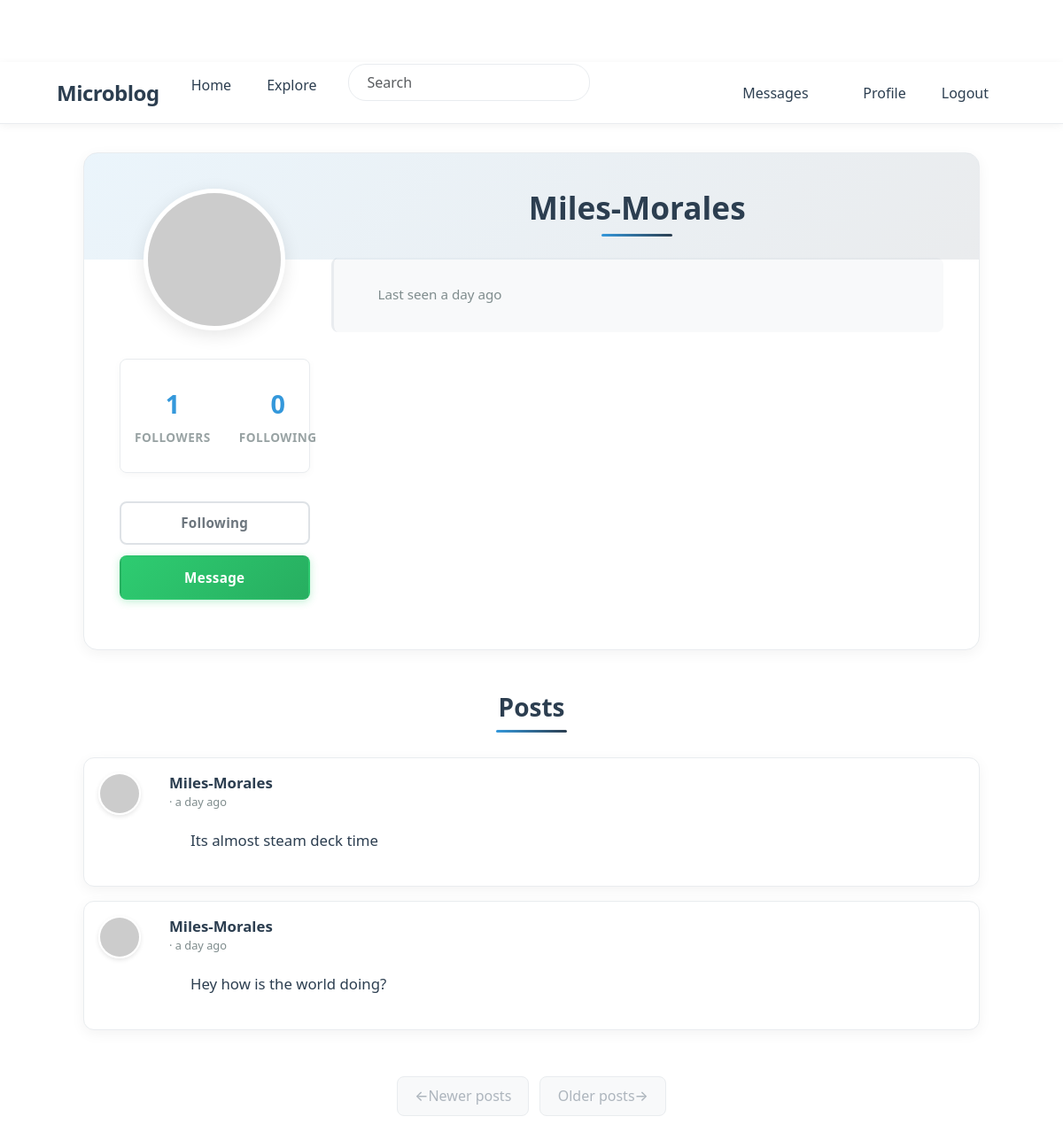
/user/Miles-Morales (signed in), run on an earlier commit of the app's database.
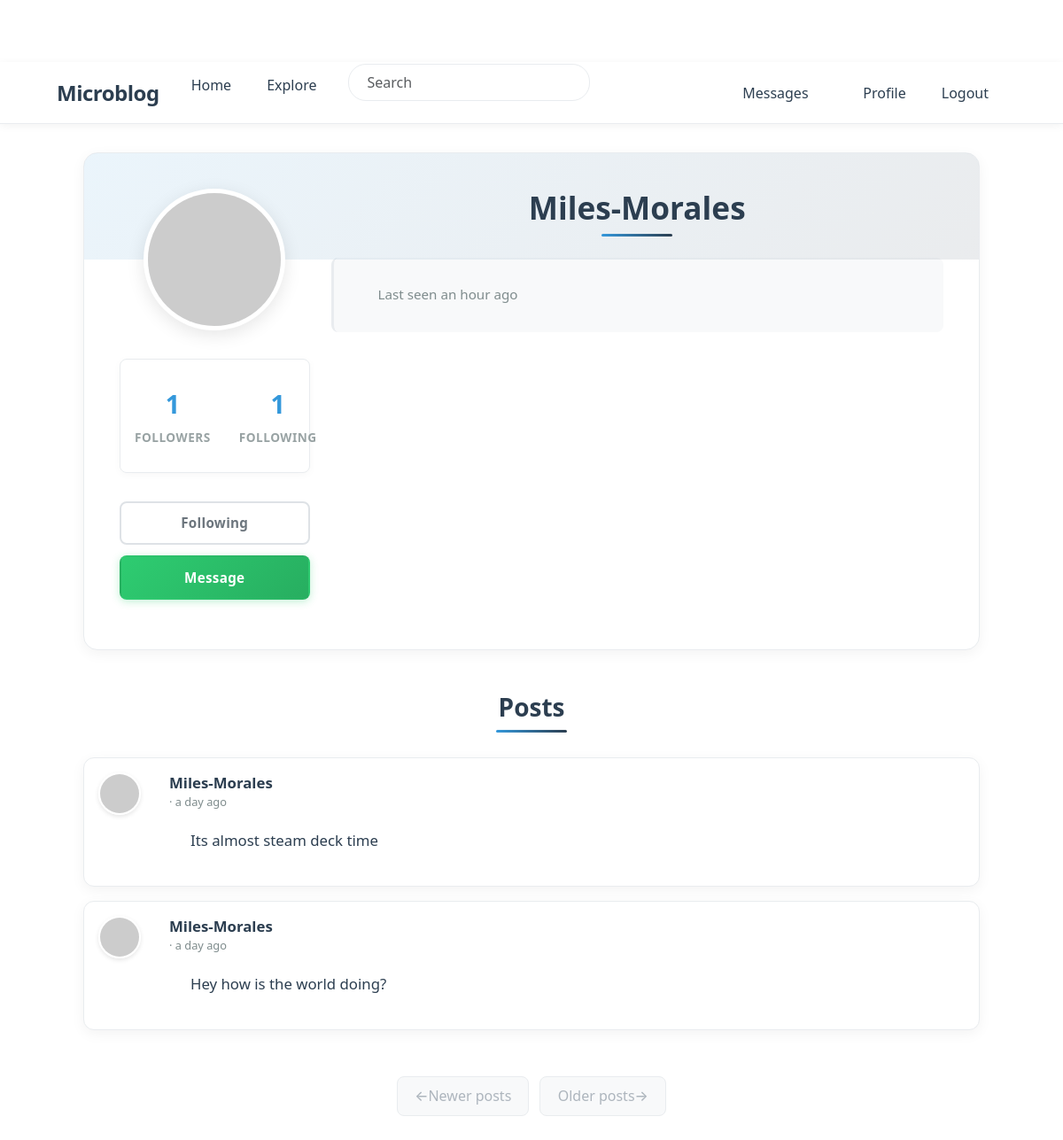
And on a later commit of the database.
### app/models.py (models this page shows, shortened)
class PaginatedAPIMixin(object):
    @staticmethod
    def to_collection_dict(query, page, per_page, endpoint, **kwargs):
        resources = db.paginate(query, page=page, per_page=per_page,
                                error_out=False)
        data = {
            'items': [item.to_dict() for item in resources.items],
            '_meta': {
                'page': page,
                'per_page': per_page,
                'total_pages': resources.pages,
                'total_items': resources.total
            },
            '_links': {
                'self': url_for(endpoint, page=page, per_page=per_page,
                                **kwargs),
                'next': url_for(endpoint, page=page + 1, per_page=per_page,
                                **kwargs) if resources.has_next else None,
                'prev': url_for(endpoint, page=page - 1, per_page=per_page,
                                **kwargs) if resources.has_prev else None
            }
        }
        return data

class User(PaginatedAPIMixin, UserMixin, db.Model):
    id: so.Mapped[int] = so.mapped_column(primary_key=True)
    username: so.Mapped[str] = so.mapped_column(sa.String(64), index=True,
                                                unique=True)
    email: so.Mapped[str] = so.mapped_column(sa.String(120), index=True,
                                             unique=True)
    password_hash: so.Mapped[Optional[str]] = so.mapped_column(sa.String(256))
    about_me: so.Mapped[Optional[str]] = so.mapped_column(sa.String(140))
    last_seen: so.Mapped[Optional[datetime]] = so.mapped_column(
        default=lambda: datetime.now(timezone.utc))
    last_message_read_time: so.Mapped[Optional[datetime]]
    token: so.Mapped[Optional[str]] = so.mapped_column(
        sa.String(32), index=True, unique=True)
    token_expiration: so.Mapped[Optional[datetime]]
    posts: so.WriteOnlyMapped['Post'] = so.relationship(
        back_populates='author')
    following: so.WriteOnlyMapped['User'] = so.relationship(
        secondary=followers, primaryjoin=(followers.c.follower_id == id),
        secondaryjoin=(followers.c.followed_id == id),
        back_populates='followers')
    followers: so.WriteOnlyMapped['User'] = so.relationship(
        secondary=followers, primaryjoin=(followers.c.followed_id == id),
        secondaryjoin=(followers.c.follower_id == id),
        back_populates='following')
    messages_sent: so.WriteOnlyMapped['Message'] = so.relationship(
        foreign_keys='Message.sender_id', back_populates='author')
    messages_received: so.WriteOnlyMapped['Message'] = so.relationship(
        foreign_keys='Message.recipient_id', back_populates='recipient')
    notifications: so.WriteOnlyMapped['Notification'] = so.relationship(
        back_populates='user')
    tasks: so.WriteOnlyMapped['Task'] = so.relationship(back_populates='user')
    def avatar(self, size):
        digest = md5(self.email.lower().encode('utf-8')).hexdigest()
        return f'https://www.gravatar.com/avatar/{digest}?d=identicon&s={size}'
    def is_following(self, user):
        query = self.following.select().where(User.id == user.id)
        return db.session.scalar(query) is not None
    def followers_count(self):
        query = sa.select(sa.func.count()).select_from(
            self.followers.select().subquery())
        return db.session.scalar(query)
    def following_count(self):
        query = sa.select(sa.func.count()).select_from(
            self.following.select().subquery())
        return db.session.scalar(query)
    def unread_message_count(self):
        last_read_time = self.last_message_read_time or datetime(1900, 1, 1)
        query = sa.select(Message).where(Message.recipient == self,
                                         Message.timestamp > last_read_time)
        return db.session.scalar(sa.select(sa.func.count()).select_from(
            query.subquery()))
    def get_tasks_in_progress(self):
        query = self.tasks.select().where(Task.complete == False)
        return db.session.scalars(query)

class SearchableMixin:
    @classmethod
    def before_commit(cls, session):
        session._changes = {
            'add': list(session.new),
            'update': list(session.dirty),
            'delete': list(session.deleted)
        }
    @classmethod
    def after_commit(cls, session):
        try:
            for obj in session._changes['add']:
                if isinstance(obj, SearchableMixin):
                    add_to_index(obj.__tablename__, obj)
            for obj in session._changes['update']:
                if isinstance(obj, SearchableMixin):
                    add_to_index(obj.__tablename__, obj)
            for obj in session._changes['delete']:
                if isinstance(obj, SearchableMixin):
                    remove_from_index(obj.__tablename__, obj)
        except Exception as e:
            current_app.logger.error(f'Error in after_commit: {e}')
        finally:
            session._changes = None

class Post(SearchableMixin, db.Model):
    __searchable__ = ['body']
    id: so.Mapped[int] = so.mapped_column(primary_key=True)
    body: so.Mapped[str] = so.mapped_column(sa.String(140))
    timestamp: so.Mapped[datetime] = so.mapped_column(
        index=True, default=lambda: datetime.now(timezone.utc))
    user_id: so.Mapped[int] = so.mapped_column(sa.ForeignKey(User.id),
                                               index=True)
    language: so.Mapped[Optional[str]] = so.mapped_column(sa.String(5))
    author: so.Mapped[User] = so.relationship(back_populates='posts')

### app/main/routes.py (the view)
@bp.route('/user/<username>')
@login_required
def user(username):
    user = db.first_or_404(sa.select(User).where(User.username == username))
    page = request.args.get('page', 1, type=int)
    query = user.posts.select().order_by(Post.timestamp.desc())
    posts = db.paginate(query, page=page,
                        per_page=current_app.config['POSTS_PER_PAGE'],
                        error_out=False)
    next_url = url_for('main.user', username=user.username,
                       page=posts.next_num) if posts.has_next else None
    prev_url = url_for('main.user', username=user.username,
                       page=posts.prev_num) if posts.has_prev else None
    form = EmptyForm()
    return render_template('user.html', user=user, posts=posts.items,
                           next_url=next_url, prev_url=prev_url, form=form)

### app/main/forms.py
class SearchForm(FlaskForm):
    q = StringField(_l('Search'), validators=[DataRequired()])
    def __init__(self, *args, **kwargs):
        if 'formdata' not in kwargs:
            kwargs['formdata'] = request.args
        if 'meta' not in kwargs:
            kwargs['meta'] = {'csrf': False}
        super(SearchForm, self).__init__(*args, **kwargs)

class EmptyForm(FlaskForm):
    submit = SubmitField('Submit')

### app/__init__.py (called while the page is built)
def get_locale():
    return request.accept_languages.best_match(current_app.config['LANGUAGES'])

### app/main/routes.py (called while the page is built)
@bp.before_app_request
def before_request():
    if current_user.is_authenticated:
        current_user.last_seen = datetime.now(timezone.utc)
        db.session.commit()
        g.search_form = SearchForm()
    g.locale = str(get_locale())

### app/models.py (called while the page is built)
@login.user_loader
def load_user(id):
    return db.session.get(User, int(id))

### app/templates/user.html (shortened to what this page needs)
{% extends "base.html" %}
{% block content %}
<div class="container">
    <div class="profile-container">
        <div class="row">
            <div class="col-md-3 text-center">
                <img src="{{ user.avatar(200) }}" class="profile-avatar" alt="{{ user.username }}'s avatar">
                <div class="profile-stats">
                    <div class="stat-item">
                        <span class="stat-value">{{ user.followers_count() }}</span>
                        <span class="stat-label">{{ _('Followers') }}</span>
                    </div>
                    <div class="stat-item">
                        <span class="stat-value">{{ user.following_count() }}</span>
                        <span class="stat-label">{{ _('Following') }}</span>
                    </div>
                </div>
                <div class="profile-actions">
                    {% if user == current_user %}
                        <a href="{{ url_for('main.edit_profile') }}" class="btn btn-edit">
                            {{ _('Edit Profile') }}
                        </a>
                        {% if not current_user.get_task_in_progress('export_posts') %}
                        <a href="{{ url_for('main.export_posts') }}" class="btn btn-outline-secondary">
                            {{ _('Export Posts') }}
                        </a>
                        {% endif %}
                    {% elif not current_user.is_following(user) %}
                        <form action="{{ url_for('main.follow', username=user.username) }}" method="post" class="d-inline">
                            {{ form.hidden_tag() }}
                            <button type="submit" class="btn btn-primary">{{ _('Follow') }}</button>
                        </form>
                    {% else %}
                        <form action="{{ url_for('main.unfollow', username=user.username) }}" method="post" class="d-inline">
                            <button type="submit" class="btn btn-outline-secondary">{{ _('Following') }}</button>
                        </form>
                    {% endif %}
                    {% if user != current_user %}
                    <a href="{{ url_for('main.send_message', recipient=user.username) }}" class="btn btn-message">
                        {{ _('Message') }}
                    </a>
                    {% endif %}
                </div>
            </div>
            <div class="col-md-9">
                <h1 class="profile-username">{{ user.username }}</h1>
                <div class="profile-meta">
                    {% if user.last_seen %}
                    <p> {{ _('Last seen') }} {{ moment(user.last_seen).fromNow() }}</p>
                    {% endif %}
                </div>
            </div>
        </div>
    </div>
    <h2 class="posts-header">{{ _('Posts') }}</h2>
    {% for post in posts %}
        {% include '_post.html' %}
    {% endfor %}
    <nav aria-label="Post navigation">
        <ul class="pagination">
            <li class="page-item{% if not prev_url %} disabled{% endif %}">
                <a class="page-link" href="{{ prev_url }}">
                    <span aria-hidden="true">&larr;</span> {{ _('Newer posts') }}
                </a>
            </li>
            <li class="page-item{% if not next_url %} disabled{% endif %}">
                <a class="page-link" href="{{ next_url }}">
                    {{ _('Older posts') }} <span aria-hidden="true">&rarr;</span>
                </a>
            </li>
        </ul>
    </nav>
{% endblock %}

### app/templates/base.html (shortened to what this page needs)
<!doctype html>
<html lang="en">
  <head>
    <link
        href="https://cdn.jsdelivr.net/npm/bootstrap@5.3.2/dist/css/bootstrap.min.css"
        rel="stylesheet"
>
    <link rel="stylesheet" href="{{ url_for('static', filename='css/styles.css') }}">
  </head>
  <body>
    <nav class="navbar navbar-expand-lg bg-body-tertiary">
      <div class="container">
        <a class="navbar-brand" href="{{ url_for('main.index') }}">Microblog</a>
        <div class="collapse navbar-collapse" id="navbarSupportedContent">
          <ul class="navbar-nav me-auto mb-2 mb-lg-0">
            <li class="nav-item">
              <a class="nav-link" aria-current="page" href="{{ url_for('main.index') }}">{{ _('Home') }}</a>
            </li>
            <li class="nav-item">
              <a class="nav-link" aria-current="page" href="{{ url_for('main.explore') }}">{{ _('Explore') }}</a>
            </li>
            {% if g.search_form %}
            <form class="navbar-form navbar-left" method="get" action="{{ url_for('main.search') }}">
                <div class="form-group">
                    {{ g.search_form.q(size=20, class='form-control', placeholder=g.search_form.q.label.text) }}
                </div>
            </form>
            {% endif %}
          </ul>
          <ul class="navbar-nav mb-2 mb-lg-0">
            {% if current_user.is_anonymous %}
            <li class="nav-item">
              <a class="nav-link" aria-current="page" href="{{ url_for('auth.login') }}">{{ _('Login') }}</a>
            </li>
            {% else %}
            <li class="nav-item">
              <a class="nav-link" aria-current="page" href="{{ url_for('main.messages') }}">{{ _('Messages') }}
                {% set unread_message_count = current_user.unread_message_count() %}
              </a>
            </li>
            <li class="nav-item">
              <a class="nav-link" aria-current="page" href="{{ url_for('main.user', username=current_user.username) }}">{{ _('Profile') }}</a>
            </li>
            <li class="nav-item">
              <a class="nav-link" aria-current="page" href="{{ url_for('auth.logout') }}">{{ _('Logout') }}</a>
            </li>
            {% endif %}
          </ul>
        </div>
      </div>
    </nav>
    <div class="container mt-3">
      {% block content %}{% endblock %}
    </div>
  </body>
</html>

### app/templates/_post.html (shortened to what this page needs)
<div class="card post-card mb-3">
    <div class="card-body">
        <div class="d-flex">
            <div class="flex-shrink-0 me-3">
                <a href="{{ url_for('main.user', username=post.author.username) }}">
                    <img src="{{ post.author.avatar(50) }}" class="post-avatar" alt="{{ post.author.username }}'s avatar">
                </a>
            </div>
            <div class="flex-grow-1">
                <div class="d-flex justify-content-between align-items-start">
                    <div>
                        <a class="user_popup post-username" href="{{ url_for('main.user', username=post.author.username) }}">
                            {{ post.author.username }}
                        </a>
                        <span class="post-time">· {{ moment(post.timestamp).fromNow() }}</span>
                    </div>
                </div>
                <div class="post-body" id="post{{ post.id }}">{{ post.body }}</div>
            </div>
        </div>
    </div>
</div>

What changed in the data, as far as the page shows it:
changed User "Miles-Morales": last_seen "a day ago" → "an hour ago"
Also different on the page:
{{ user.following_count() }}: "0" → "1"
